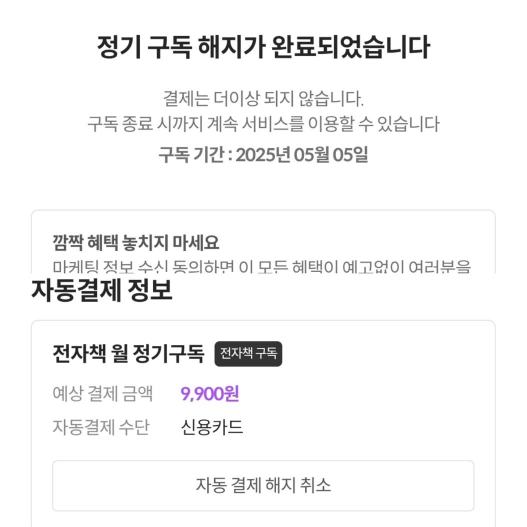
#> input picture ai-server/test_images/dark/KakaoTalk_20260411_182901404_051.jpg, 1053 x 1053 px (shown at 1/2 size)
$ python -i preprocessor.py   (imports and definitions only)
#> lines starting #> are read from the running program, lines starting #| are printed output that depends on the picture; after the words box and inside, x2 and y2 are one past the last pixel; in counts of white or black regions, pixels touching at a corner belong together
#> further down, picture is the input picture: PIL image 1053x1053 RGB; mean R, G, B 245, 244.9, 245
"""OCR 전처리 모듈 - 스크린샷 이미지 최적화"""
import cv2
import numpy as np
from PIL import Image

class ImagePreprocessor:
    """OCR 정확도를 높이기 위한 이미지 전처리"""

    @staticmethod
    def preprocess_for_ocr(image: Image.Image) -> Image.Image:
        """
        스크린샷 → OCR에 최적화된 이미지로 변환
        - 리사이즈, 그레이스케일, 이진화, 노이즈 제거
        """
        img_array = np.array(image)

        # BGR → 그레이스케일
        if len(img_array.shape) == 3:
            gray = cv2.cvtColor(img_array, cv2.COLOR_RGB2GRAY)
        else:
            gray = img_array

        # 해상도가 너무 낮으면 업스케일
        h, w = gray.shape
        if w < 1000:
            scale = 1500 / w
            gray = cv2.resize(gray, None, fx=scale, fy=scale,
                            interpolation=cv2.INTER_CUBIC)

        # 적응형 이진화 (텍스트 선명하게)
        binary = cv2.adaptiveThreshold(
            gray, 255,
            cv2.ADAPTIVE_THRESH_GAUSSIAN_C,
            cv2.THRESH_BINARY,
            blockSize=11,
            C=2
        )

        # 노이즈 제거
        denoised = cv2.fastNlMeansDenoising(binary, h=10)

        return Image.fromarray(denoised)

    @staticmethod
    def extract_ui_regions(image: Image.Image) -> list:
        """
        UI 요소별 영역 분리 (버튼, 텍스트 영역 등)
        다크패턴은 특정 UI 요소에 집중되므로 영역 분리가 중요
        """
        img_array = np.array(image)
        gray = cv2.cvtColor(img_array, cv2.COLOR_RGB2GRAY)
        edges = cv2.Canny(gray, 50, 150)
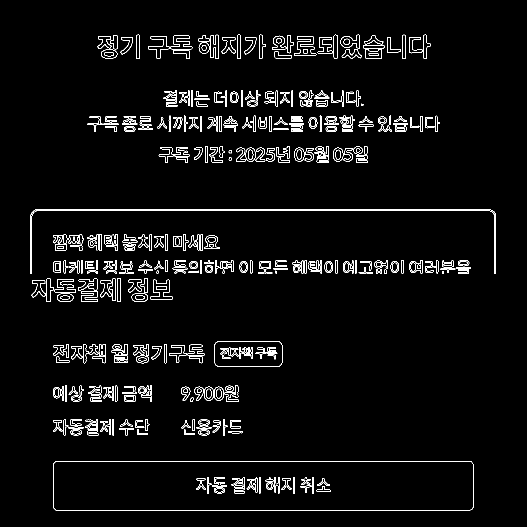
#> edges: shape (1053, 1053) (shown at 1/2 size); 3.3% white in thin lines or dots, all inside (x1, y1, x2, y2) = (61, 69, 992, 1021)
        contours, _ = cv2.findContours(edges, cv2.RETR_EXTERNAL,
                                        cv2.CHAIN_APPROX_SIMPLE)
#> contours = 307 contours, 31 with area under 20; largest, box (x1, y1, x2, y2) and area: (106, 922, 947, 1021) 82266, (429, 682, 565, 734) 6804, (61, 418, 992, 548) 3273, (589, 73, 633, 112) 961, (301, 559, 345, 599) 938

        regions = []
        for cnt in contours:
            x, y, w, h = cv2.boundingRect(cnt)
            if w > 50 and h > 20:  # 너무 작은 영역 무시
                region = image.crop((x, y, x + w, y + h))
                regions.append({
                    "bbox": (x, y, x + w, y + h),
                    "image": region
                })
#> this loop made 307 passes
#> (x, y, w, h) on passes 1 to 3: (106, 922, 841, 99), (456, 863, 30, 4), (368, 859, 22, 11)
#> pass 1, in extract_ui_regions, `region = image.crop((x, y, x + w, y + h))`:
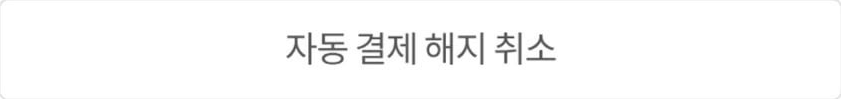
#> region: PIL image 841x99 RGB; min 64, max 255, mean 250
#> after the loop, regions = 4 items

        return regions

>>> from PIL import Image
>>> picture = Image.open('../../test_images/dark/KakaoTalk_20260411_182901404_051.jpg')
>>> result = ImagePreprocessor().extract_ui_regions(picture)
#> result = 4 items
